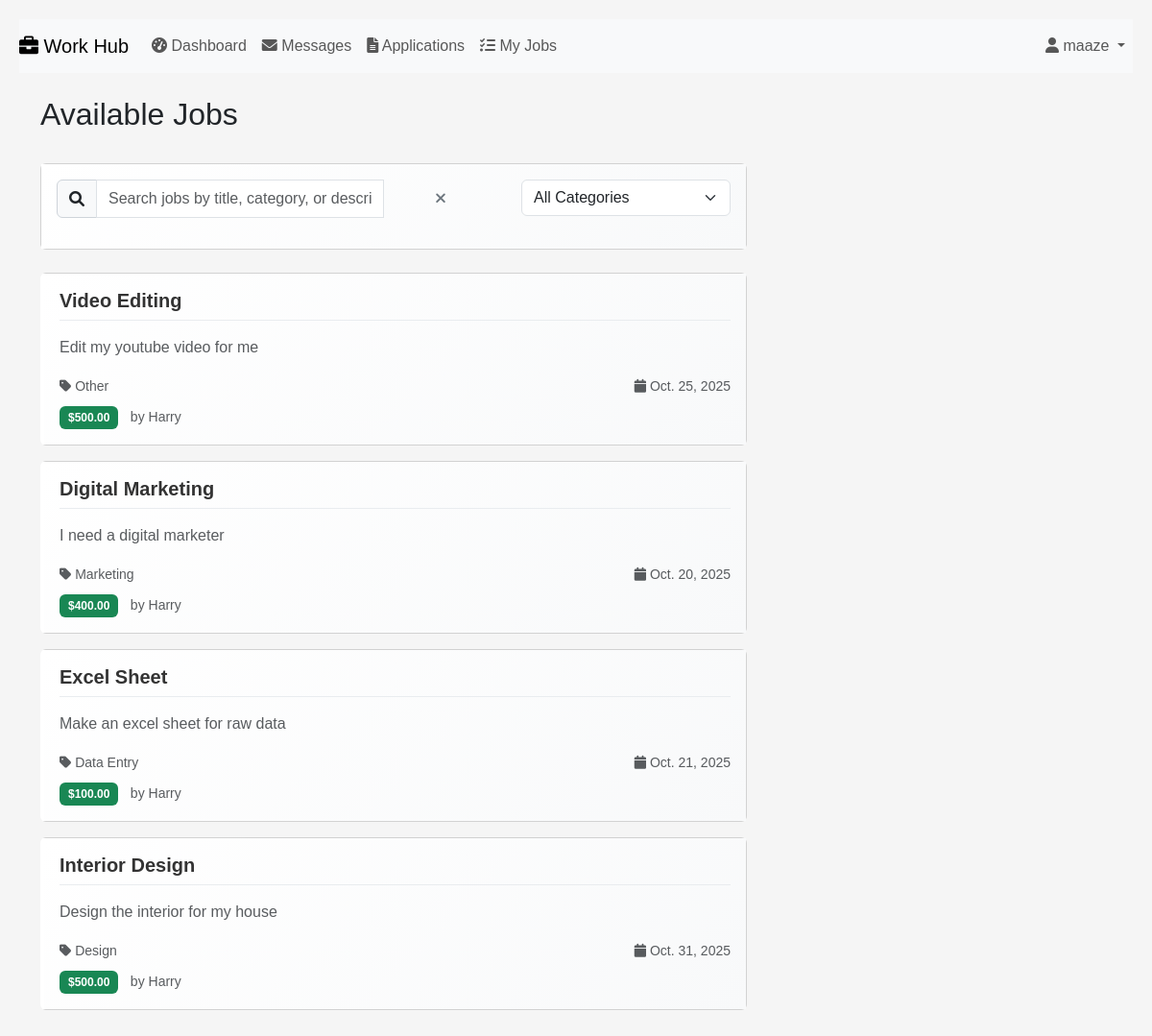
Page /jobs/ (signed in) on the committed database.
### jobs/models.py (models this page shows, shortened)
class Job(models.Model):
    CATEGORY_CHOICES = [
        ('web_dev', 'Web Development'),
        ('mobile_dev', 'Mobile Development'),
        ('design', 'Design'),
        ('writing', 'Writing'),
        ('marketing', 'Marketing'),
        ('data_entry', 'Data Entry'),
        ('other', 'Other'),
    ]
    STATUS_CHOICES = [
        ('open', 'Open'),
        ('in_progress', 'In Progress'),
        ('under_review', 'Under Review'),
        ('completed', 'Completed'),
        ('cancelled', 'Cancelled'),
    ]
    title = models.CharField(max_length=200)
    description = models.TextField()
    category = models.CharField(max_length=20, choices=CATEGORY_CHOICES)
    budget = models.DecimalField(max_digits=10, decimal_places=2)
    deadline = models.DateField()
    status = models.CharField(max_length=20, choices=STATUS_CHOICES, default='open')
    client = models.ForeignKey(User, on_delete=models.CASCADE, related_name='posted_jobs')
    freelancer = models.ForeignKey(User, on_delete=models.SET_NULL, null=True, blank=True, related_name='assigned_jobs')
    created_at = models.DateTimeField(auto_now_add=True)
    updated_at = models.DateTimeField(auto_now=True)
    class Meta:
        ordering = ['-created_at']

### jobs/views.py (the view)
# urls.py: path('jobs/', views.job_list, name='job_list'),
def job_list(request):
    jobs = Job.objects.filter(status='open')
    return render(request, 'jobs/job_list.html', {'jobs': jobs})

### jobs/templates/jobs/job_list.html (shortened to what this page needs)
{% extends "jobs/layout2.html" %}
{% load static %}
{% block body %}
<div class="container mt-4">
    <div class="row">
        <div class="col-md-8">
            <div class="d-flex justify-content-between align-items-center mb-4">
                <h2>Available Jobs</h2>
            </div>
            <div class="card mb-4">
                <div class="card-body">
                    <div class="row">
                        <div class="col-md-8">
                            <div class="input-group">
                                <span class="input-group-text">
                                    <i class="fas fa-search"></i>
                                </span>
                                <input type="text"
                                       class="form-control"
                                       id="job-search"
                                       placeholder="Search jobs by title, category, or description...">
                                <button class="btn btn-outline-secondary"
                                        type="button"
                                        id="clear-search"
                                        title="Clear search">
                                    <i class="fas fa-times"></i>
                                </button>
                            </div>
                        </div>
                        <div class="col-md-4">
                            <select class="form-select" id="category-filter">
                                <option value="">All Categories</option>
                            </select>
                        </div>
                    </div>
                </div>
            </div>
            <div id="job-listings">
                {% for job in jobs %}
                    <div class="card mb-3 job-card"
                         data-job-id="{{ job.id }}"
                         data-title="{{ job.title|lower }}"
                         data-category="{{ job.category }}"
                         data-description="{{ job.description|lower|truncatewords:50 }}"
                         style="cursor: pointer;">
                        <div class="card-body">
                            <h5 class="card-title job-title">{{ job.title }}</h5>
                            <p class="card-text text-muted job-description">{{ job.description|truncatewords:20 }}</p>
                            <div class="row">
                                <div class="col-md-6">
                                    <small class="text-muted job-category">
                                        <i class="fas fa-tag"></i> {{ job.get_category_display }}
                                    </small>
                                </div>
                                <div class="col-md-6 text-end">
                                    <small class="text-muted">
                                        <i class="fas fa-calendar"></i> {{ job.deadline }}
                                    </small>
                                </div>
                            </div>
                            <div class="mt-2">
                                <span class="badge bg-success">${{ job.budget }}</span>
                                <small class="text-muted ms-2">by {{ job.client.username }}</small>
                            </div>
                        </div>
                    </div>
                {% empty %}
                    <div class="d-flex flex-column justify-content-center align-items-center text-center" style="min-height: 400px;">
                        <i class="fas fa-briefcase fa-3x text-muted mb-3"></i>
                        <h4 class="text-muted mb-2">No jobs available</h4>
                        <p class="text-muted mb-0">More jobs will be posted soon!</p>
                    </div>
                {% endfor %}
            </div>
        </div>
        <div class="col-md-4">
        </div>
    </div>
</div>
{% endblock %}

### jobs/templates/jobs/layout2.html (shortened to what this page needs)
{% load static %}
<!DOCTYPE html>
<html lang="en">
    <head>
      <link href="https://cdn.jsdelivr.net/npm/bootstrap@5.3.3/dist/css/bootstrap.min.css" rel="stylesheet">
      <link href="{% static 'jobs/jobs.css' %}" rel="stylesheet">
      <link rel="stylesheet" href="https://cdnjs.cloudflare.com/ajax/libs/font-awesome/6.0.0/css/all.min.css">
    </head>
    <body>
        <nav class="navbar navbar-expand-lg navbar-light bg-light">
            <a class="navbar-brand" href="{% url 'job_list' %}">
                <i class="fas fa-briefcase"></i> Work Hub
            </a>
            <div class="collapse navbar-collapse" id="navbarNav">
                <ul class="navbar-nav me-auto">
                    {% if user.is_authenticated %}
                        <li class="nav-item">
                            <a class="nav-link" href="{% url 'dashboard' %}">
                                <i class="fas fa-tachometer-alt"></i> Dashboard
                            </a>
                        </li>
                        <li class="nav-item">
                            <a class="nav-link" href="{% url 'inbox' %}">
                                <i class="fas fa-envelope"></i> Messages
                            </a>
                        </li>
                        <li class="nav-item">
                            <a class="nav-link" href="{% url 'applications' %}">
                                <i class="fas fa-file-alt"></i> Applications
                            </a>
                        </li>
                        <li class="nav-item">
                            <a class="nav-link" href="{% url 'my_jobs' %}">
                                <i class="fas fa-tasks"></i> My Jobs
                            </a>
                        </li>
                    {% endif %}
                </ul>
                <ul class="navbar-nav">
                    {% if user.is_authenticated %}
                        <li class="nav-item dropdown">
                            <a class="nav-link dropdown-toggle" href="#" id="navbarDropdown" role="button"
                               data-bs-toggle="dropdown" aria-expanded="false">
                                <i class="fas fa-user"></i> {{ user.username }}
                            </a>
                        </li>
                    {% endif %}
                </ul>
            </div>
        </nav>
        <div class="body">
            {% block body %}
            {% endblock %}
        </div>
    </body>
</html>

### jobs/static/jobs/jobs.css (style rules this page uses)
body { font-family: Arial, Helvetica, sans-serif; margin: 0; padding: 20px; background-color: #f5f5f5; }
.job-card { transition: all 0.3s ease; border-left: 4px solid transparent; }
.badge { font-size: 0.75em; padding: 0.5em 0.75em; }
.navbar .dropdown-toggle::after { margin-left: 0.255em; }
.btn { transition: all 0.2s ease; }
.card { transition: all 0.3s ease; }
.navbar { position: relative; overflow: visible; }
.navbar-nav { position: static; }
.navbar .nav-item.dropdown { position: static; }
@media (min-width: 992px) { .navbar .nav-item.dropdown { position: relative; } }
.input-group-text { background-color: #f8f9fa; border-color: #ced4da; }
#clear-search { border-left: none; transition: all 0.2s ease; }
.job-card { transition: all 0.3s ease; }
.card .card-body { background: linear-gradient(135deg, #ffffff 0%, #f8f9fa 100%); }
.input-group .form-control { z-index: 1; }
.job-card { transition: opacity 0.3s ease, transform 0.3s ease; }
.job-title { font-size: 1.25rem; font-weight: 600; color: #333; margin-bottom: 1rem; padding-bottom: 0.5rem; border-bottom: 1px solid #e9ecef; }
.btn { padding: 0.75rem 1.5rem; border: none; border-radius: 8px; cursor: pointer; font-size: 0.95rem; font-weight: 500; transition: all 0.3s ease; display: inline-flex; align-items: center; gap: 0.5rem; text-decoration: none; min-width: 120px; justify-content: center; }
.navbar .nav-link { position: relative; }

### rows in the picture
Job: title "Video Editing", description "Edit my youtube video for me", category "Other", deadline "Oct. 25, 2025", budget "500.00", client.username "Harry"
Job: title "Digital Marketing", description "I need a digital marketer", category "Marketing", deadline "Oct. 20, 2025", budget "400.00", client.username "Harry"
Job: title "Excel Sheet", description "Make an excel sheet for raw data", category "Data Entry", deadline "Oct. 21, 2025", budget "100.00", client.username "Harry"
Job: title "Interior Design", description "Design the interior for my house", category "Design", deadline "Oct. 31, 2025", budget "500.00", client.username "Harry"

### other values in the picture
{{ user.username }} "maaze"
